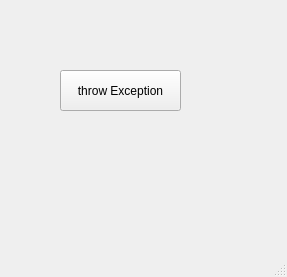
<?xml version="1.0" encoding="UTF-8"?>
<ui version="4.0">
 <class>MainWindow</class>
 <widget class="QMainWindow" name="MainWindow">
  <property name="geometry">
   <rect>
    <x>0</x>
    <y>0</y>
    <width>287</width>
    <height>277</height>
   </rect>
  </property>
  <property name="windowTitle">
   <string>MainWindow</string>
  </property>
  <widget class="QWidget" name="centralwidget">
   <widget class="QPushButton" name="btnThrowExc">
    <property name="geometry">
     <rect>
      <x>60</x>
      <y>70</y>
      <width>121</width>
      <height>41</height>
     </rect>
    </property>
    <property name="text">
     <string>throw Exception</string>
    </property>
   </widget>
  </widget>
  <widget class="QMenuBar" name="menubar">
   <property name="geometry">
    <rect>
     <x>0</x>
     <y>0</y>
     <width>287</width>
     <height>22</height>
    </rect>
   </property>
  </widget>
  <widget class="QStatusBar" name="statusbar"/>
 </widget>
 <resources/>
 <connections/>
</ui>
